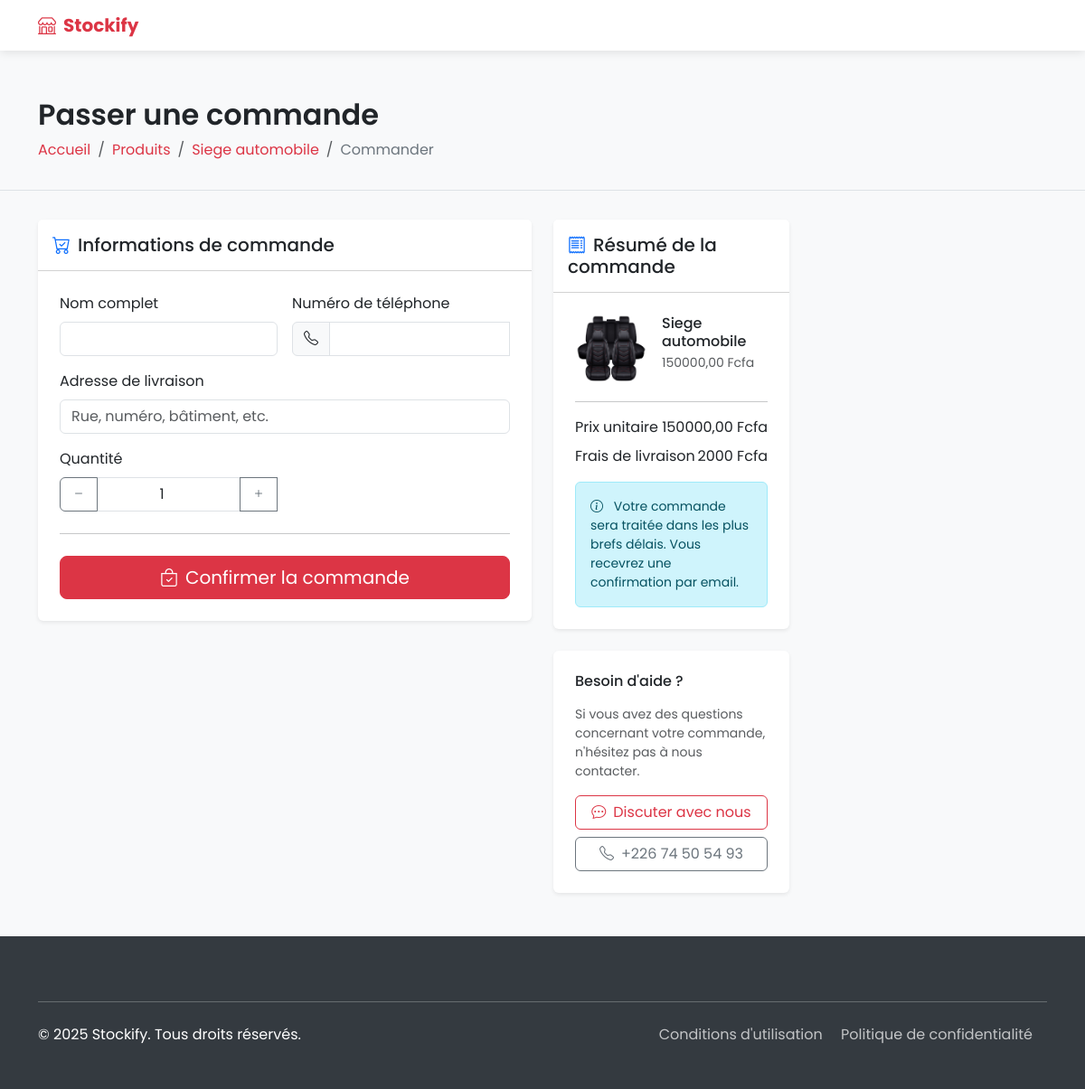
The page /store/add_order/5/ on the database its author committed.
### inventory/models.py (models this page shows, shortened)
class Product(models.Model):
    name = models.CharField(max_length=255)
    description = models.TextField(blank=True)
    slug = models.SlugField(max_length=125)
    price = models.DecimalField(max_digits=10, decimal_places=2, default=0.0)
    stock = models.PositiveIntegerField(blank=True, null=True)
    thumbnail = models.ImageField(upload_to="products", blank=True, null=True)
    created_at = models.DateTimeField(auto_now_add=True)
    updated_at = models.DateTimeField(auto_now=True)

### store/views.py (the view)
# urls.py: path('add_order/<int:product_id>/', add_order, name='add_order'),
def add_order(request, product_id=None):
    product = None
    if product_id:
        product = get_object_or_404(Product, id=product_id)
    if request.method == 'POST':
        form = OrderForm(request.POST)
        if form.is_valid():
            order = form.save(commit=False)
            if product:
                order.product = product
            order.save()
            messages.success(request,
                             "Commande effectuée avec succès ! Vous pouvez commander à nouveau.")
            return redirect('store:index')
    else:
        form = OrderForm(initial={'product': product})
    return render(request, 'store/add_order.html', {'product': product})

### store/templates/store/add_order.html (shortened to what this page needs)
{% extends 'store_layout.html' %}
{% block breadcrumb %}
<div class="page-header">
    <div class="container">
        <h1 class="h2 mb-2">Passer une commande</h1>
        <nav aria-label="breadcrumb">
            <ol class="breadcrumb mb-0">
                <li class="breadcrumb-item"><a href="{% url 'store:index' %}">Accueil</a></li>
                <li class="breadcrumb-item"><a href="{% url 'store:index' %}">Produits</a></li>
                {% if product %}
                <li class="breadcrumb-item"><a href="{% url 'store:product_detail' product.id %}">{{ product.name }}</a></li>
                {% endif %}
                <li class="breadcrumb-item active" aria-current="page">Commander</li>
            </ol>
        </nav>
    </div>
</div>
{% endblock %}
{% block contenu %}
<div class="row">
    <div class="col-lg-8">
        <div class="card border-0 shadow-sm mb-4">
            <div class="card-header bg-white py-3">
                <h5 class="card-title mb-0">
                    <i class="bi bi-cart-check me-2 text-primary"></i>Informations de commande
                </h5>
            </div>
            <div class="card-body p-4">
                <form action="" method="POST" class="needs-validation" novalidate>
                    <div class="row g-3">
                        <div class="col-md-6">
                            <label for="fullname" class="form-label">Nom complet</label>
                            <input type="text" class="form-control" id="fullname" name="fullname" required {% if user.is_authenticated %}value="{{ user.fullname }}"{% endif %}>
                        </div>
                        <div class="col-md-6">
                            <label for="phone" class="form-label">Numéro de téléphone</label>
                            <div class="input-group">
                                <span class="input-group-text"><i class="bi bi-telephone"></i></span>
                                <input type="tel" class="form-control" id="phone" name="phone" required>
                            </div>
                        </div>
                        <div class="col-12">
                            <label for="address" class="form-label">Adresse de livraison</label>
                            <input type="text" class="form-control" id="address" name="address" placeholder="Rue, numéro, bâtiment, etc." required>
                        </div>
                        <div class="col-md-6">
                            <label for="quantity" class="form-label">Quantité</label>
                            <div class="input-group">
                                <button type="button" class="btn btn-outline-secondary" id="decreaseQuantity">
                                    <i class="bi bi-dash"></i>
                                </button>
                                <input type="number" class="form-control text-center" id="quantity" name="quantity" value="1" min="1" required>
                                <button type="button" class="btn btn-outline-secondary" id="increaseQuantity">
                                    <i class="bi bi-plus"></i>
                                </button>
                            </div>
                        </div>
                    </div>
                    <hr class="my-4">
                    <button class="btn btn-primary btn-lg w-100" type="submit">
                        <i class="bi bi-bag-check me-2"></i>Confirmer la commande
                    </button>
                </form>
            </div>
        </div>
    </div>
    <div class="col-lg-4">
        <div class="card border-0 shadow-sm mb-4 position-sticky" style="top: 100px;">
            <div class="card-header bg-white py-3">
                <h5 class="card-title mb-0">
                    <i class="bi bi-receipt me-2 text-primary"></i>Résumé de la commande
                </h5>
            </div>
            <div class="card-body p-4">
                {% if product %}
                <div class="d-flex mb-3">
                    <img src="{{ product.thumbnail.url }}" alt="{{ product.name }}" class="img-fluid rounded me-3" style="width: 80px; height: 80px; object-fit: cover;">
                    <div>
                        <h6 class="mb-1">{{ product.name }}</h6>
                        <p class="text-muted small mb-0">{{ product.price }} Fcfa</p>
                    </div>
                </div>
                {% endif %}
                <hr>
                <div class="d-flex justify-content-between mb-2">
                    <span>Prix unitaire</span>
                    <span id="unitPrice">{{ product.price|default:"0" }} Fcfa</span>
                </div>
                <div class="d-flex justify-content-between mb-2">
                    <span>Frais de livraison</span>
                    <span id="deliveryFee">2000 Fcfa</span>
                </div>
                <div class="alert alert-info mt-3 mb-0 small">
                    <i class="bi bi-info-circle me-2"></i>
                    Votre commande sera traitée dans les plus brefs délais. Vous recevrez une confirmation par email.
                </div>
            </div>
        </div>
        <div class="card border-0 shadow-sm">
            <div class="card-body p-4">
                <h6 class="mb-3">Besoin d'aide ?</h6>
                <p class="small text-muted mb-3">Si vous avez des questions concernant votre commande, n'hésitez pas à nous contacter.</p>
                <div class="d-grid gap-2">
                    <a href="https://api.whatsapp.com/send?phone=22674505493" class="btn btn-outline-primary">
                        <i class="bi bi-chat-dots me-2"></i>Discuter avec nous
                    </a>
                    <a href="tel:+22674505493" class="btn btn-outline-secondary">
                        <i class="bi bi-telephone me-2"></i>+226  74 50 54 93
                    </a>
                </div>
            </div>
        </div>
    </div>
</div>
{% endblock %}

### templates/store_layout.html (style rules this page uses)
:root { --primary-color: #dc3545; --secondary-color: #6c757d; --accent-color: #ffc107; }
body { font-family: 'Poppins', sans-serif; background-color: #f8f9fa; padding-top: 76px; }
.btn-primary { background-color: var(--primary-color); border-color: var(--primary-color); }
.btn-outline-primary { color: var(--primary-color); border-color: var(--primary-color); }
.page-header { background-color: #f8f9fa; padding: 2rem 0; margin-bottom: 2rem; border-bottom: 1px solid #dee2e6; }
.page-header h1 { font-weight: 600; margin-bottom: 0; }
.breadcrumb-item a { color: var(--primary-color); text-decoration: none; }
.breadcrumb-item.active { color: var(--secondary-color); }

### rows shown on the page
Product: name "Siege automobile", thumbnail (picture), price "150000,00"
